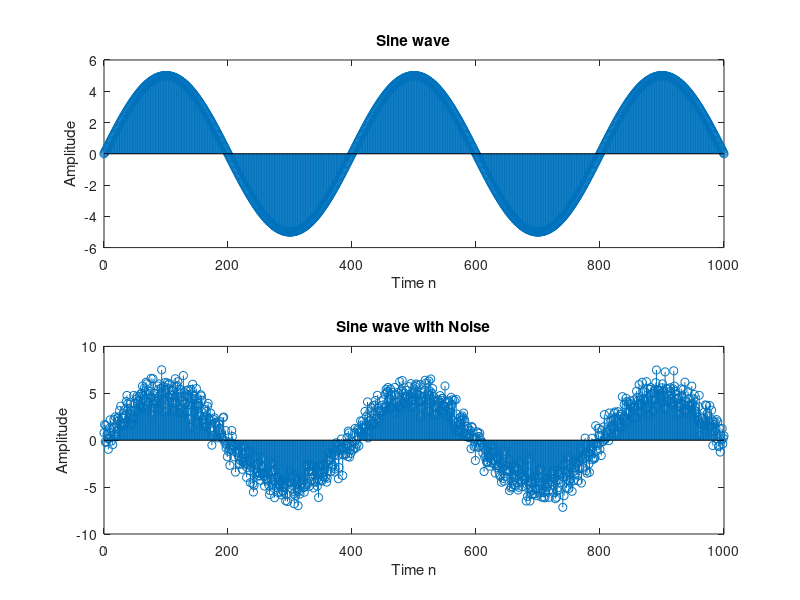

Here is the MATLAB script that generated this plot: (Note: this script raises an error after producing the figure.)
n = 0:1:1000;

v = randn(1,length(n));
s = 5*sin(pi/200*n);
x = v+s;

figure;
subplot(2,1,1);
stem(n,s);
xlabel("Time n");
ylabel("Amplitude");
title("Sine wave");
subplot(2,1,2);
stem(n,x);
xlabel("Time n");
ylabel("Amplitude");
title("Sine wave with Noise");
sgtitle("Sine wave and sine wave corrupted with noise in Discrete domain");

figure;
subplot(2,1,1);
plot(n,s);
xlabel("Time n");
ylabel("Amplitude");
title("Sine wave");
subplot(2,1,2);
plot(n,x);
xlabel("Time n");
ylabel("Amplitude");
title("Sine wave with Noise");
sgtitle("Sine wave and sine wave corrupted with noise in Continuous domain");
